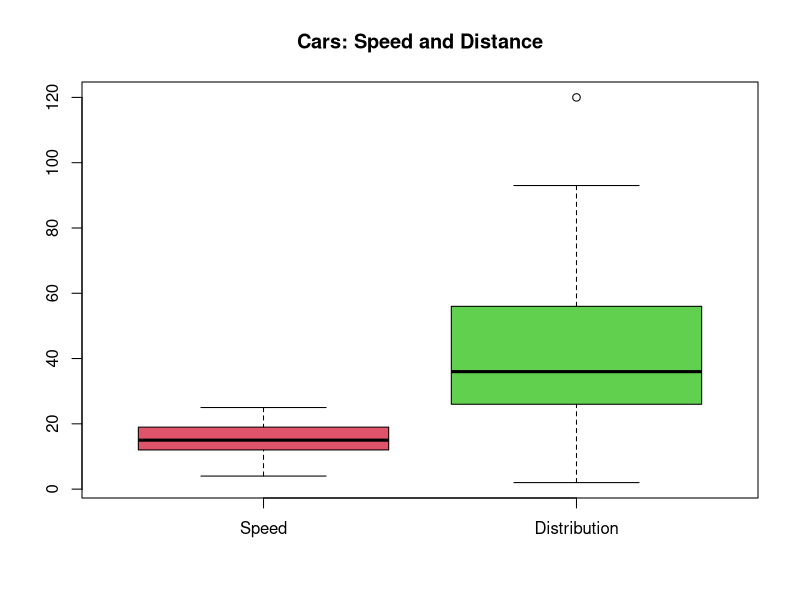
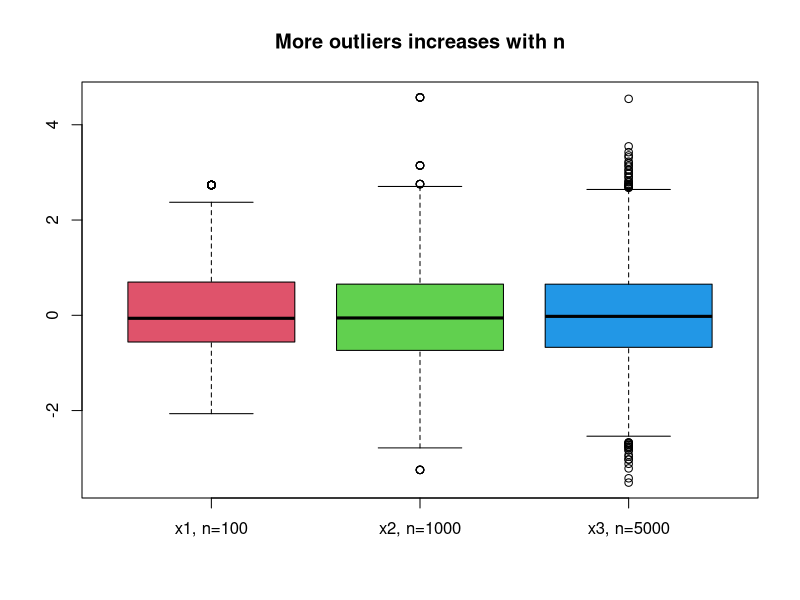

Reproduce these figures in R, in order.
## ---- chunk 1
knitr::opts_chunk$set(echo = TRUE)
## ---- chunk 2
summary(cars)
## ---- chunk 3
boxplot(cars, col=2:3, main="Cars: Speed and Distance", names = c("Speed", "Distribution"))
## ---- chunk 4
Q1 <- qnorm(0.25)
Q3 <- qnorm(0.75)
IQR <- Q3 - Q1
Upper_fence <- Q3 + 1.5*IQR
Lower_fence <- Q1 - 1.5*IQR
chance_greater_than_upper_fence <- 1 - pnorm(Upper_fence)
Q1
Q3
IQR
Upper_fence
Lower_fence
chance_greater_than_upper_fence
## ---- chunk 5
set.seed(2023)
x1 = rnorm(100)
x2 = rnorm(1000)
x3 = rnorm(5000)
boxplot(cbind(x1, x2, x3), col=2:4, names=c("x1, n=100", "x2, n=1000", "x3, n=5000"), main="More outliers increases with n")
